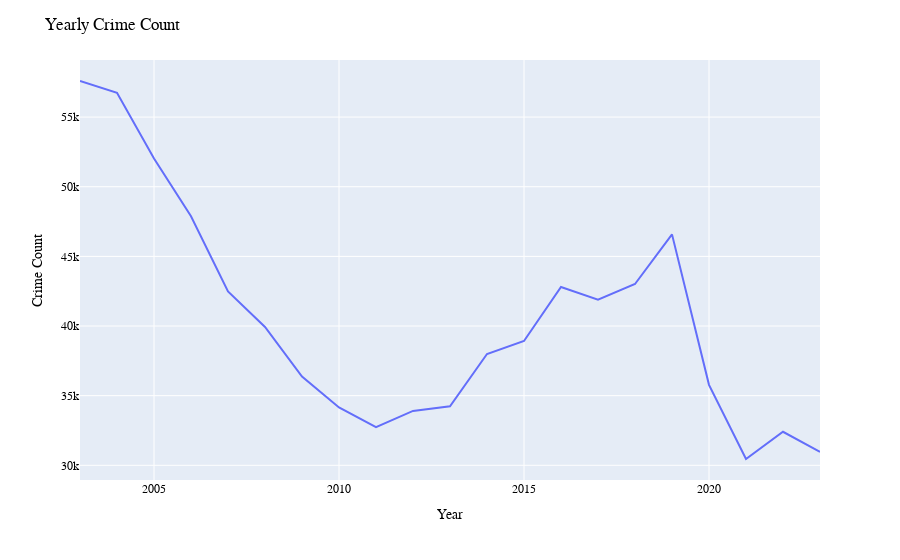

This figure's notebook cell:
### Markdown cell above
Crime Count Visualization on Yearly Basis

### Code cell
yearly_data = data.groupby(["YEAR"]).size().reset_index(name = "count")
fig = px.line(yearly_data, x = "YEAR" , y = "count")
fig.update_layout(
    title="Yearly Crime Count",
    xaxis_title="Year",
    yaxis_title="Crime Count",
    font=dict(family="Arial", size=12, color="black"),
)

fig.show()

### Figure 1 — Plotly figure (JSON) as saved in the notebook; plotly's stock layout.template omitted (floating-point values rounded to 4 significant figures)
{"data": [{"hovertemplate": "YEAR=%{x}<br>count=%{y}<extra></extra>", "legendgroup": "", "line": {"color": "#636efa", "dash": "solid"}, "marker": {"symbol": "circle"}, "mode": "lines", "name": "", "orientation": "v", "showlegend": false, "type": "scatter", "x": [2003, 2004, 2005, 2006, 2007, 2008, 2009, 2010, 2011, 2012, 2013, 2014, 2015, 2016, 2017, 2018, 2019, 2020, 2021, 2022, 2023], "xaxis": "x", "y": [57591, 56747, 52022, 47880, 42485, 39931, 36376, 34155, 32738, 33903, 34243, 37992, 38927, 42800, 41897, 43018, 46579, 35778, 30453, 32406, 30956], "yaxis": "y"}], "layout": {"font": {"color": "black", "family": "Arial", "size": 12}, "legend": {"tracegroupgap": 0}, "margin": {"t": 60}, "title": {"text": "Yearly Crime Count"}, "xaxis": {"anchor": "y", "domain": [0, 1], "title": {"text": "Year"}}, "yaxis": {"anchor": "x", "domain": [0, 1], "title": {"text": "Crime Count"}}}}
